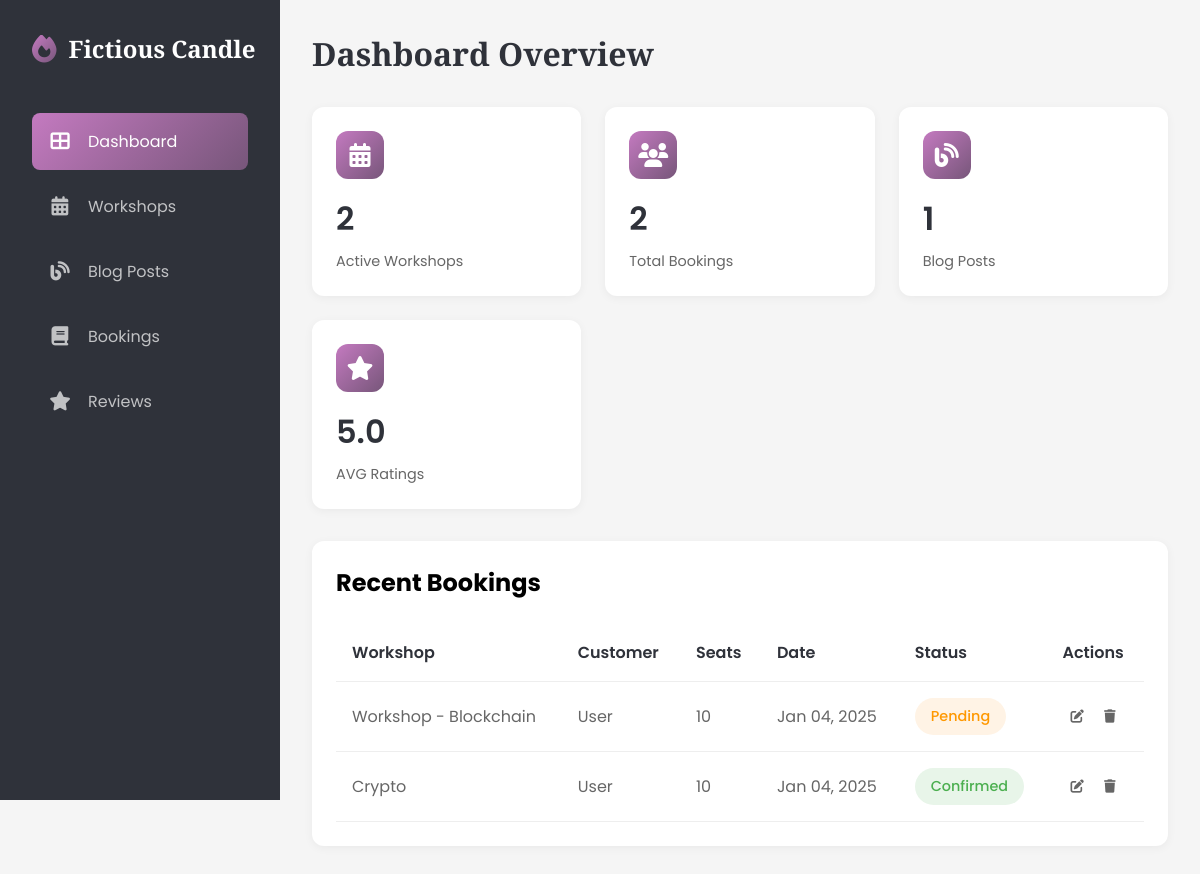
The app's page /dashboard/ (signed in), older data.
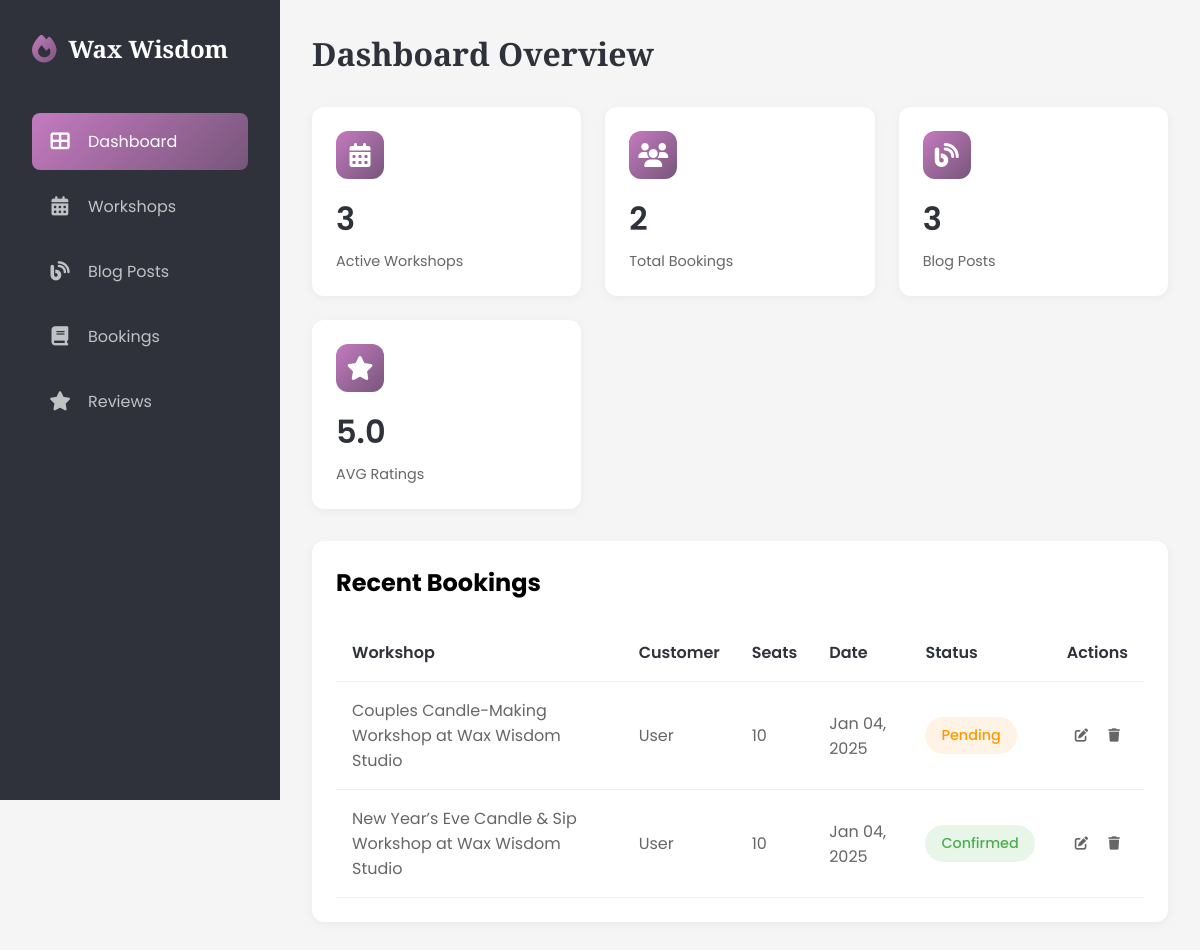
The same page, newer data.
### candle/models.py (models this page shows, shortened)
class Config(models.Model):
    site_name = models.CharField(max_length=255)
    site_title = models.CharField(max_length=255)
    site_description = models.TextField()
    about_us = HTMLField(blank=True, null=True)
    facebook_url = models.URLField(blank=True, null=True)
    instagram_url = models.URLField(blank=True, null=True)
    pinterest_url = models.URLField(blank=True, null=True)
    created_at = models.DateTimeField(auto_now_add=True)
    updated_at = models.DateTimeField(auto_now=True)
    class Meta:
        verbose_name = 'Site Configuration'
        verbose_name_plural = 'Site Configuration'
    def as_dict(self):
        return {
            'site_name': self.site_name or '',
            'site_title': self.site_title or '',
            "about_us": self.about_us or '',
            'site_description': self.site_description or '',
            'facebook_url': self.facebook_url or '',
            'instagram_url': self.instagram_url or '',
            "pinterest_url": self.pinterest_url or ""
        }

class Booking(models.Model):
    STATUS_CHOICES = [
        ('confirmed', 'Confirmed'),
        ('pending', 'Pending'),
        ('cancelled', 'Cancelled'),
    ]
    user = models.ForeignKey(User, on_delete=models.CASCADE, related_name='bookings', related_query_name='booking')
    workshop = models.ForeignKey(CandleWorkshop, on_delete=models.CASCADE, related_name='bookings', related_query_name='booking')
    booking_date = models.DateTimeField(auto_now_add=True)
    number_of_seats = models.IntegerField()
    status = models.CharField(
        max_length=10,
        choices=STATUS_CHOICES,
        default='pending'
    )
    class Meta:
        ordering = ['-booking_date']

class CandleWorkshop(models.Model):
    title = models.CharField(max_length=255)
    description = models.TextField()
    duration = models.FloatField(
        help_text='Duration of the workshop in hours (e.g., 1.5 for 1.5 hours)'
    )
    thumbnail = models.ImageField(
        upload_to='workshop_thumbnails/',
        null=True,
        blank=True,
        help_text='Featured image for the workshop',
        storage=RawMediaCloudinaryStorage()
    )
    date = models.DateField()
    time = models.TimeField()
    price = models.DecimalField(max_digits=10, decimal_places=2)
    capacity = models.IntegerField()
    class Meta:
        ordering = ("-date",)

### candle/views.py (the view)
# urls.py: path("",DashboardView.as_view(),name="dashboard")
class DashboardView(LoginRequiredMixin,TemplateView):
    template_name = "candle/dashboard/home.html"
    def get_context_data(self, **kwargs):
        context = super().get_context_data(**kwargs)
        user = self.request.user
        context["active_menu"] = "dashboard"
        if user.is_superuser:
            context['recent_bookings'] = Booking.objects.all()[:6]
            context['active_workshops'] = CandleWorkshop.objects.count()
            context['total_bookings'] = Booking.objects.count()
            context['total_blog_posts'] = Blogpost.objects.count()
            context['average_rating'] = Review.get_average_rating()
        else:
            context['recent_bookings'] = Booking.objects.filter(user=user)[:6]
            context['total_bookings'] = Booking.objects.filter(user=user).count()
            context['total_blog_posts'] = Blogpost.objects.filter(author=user).count()
            context['average_rating'] = Review.get_average_rating(user=user)
        return context

### candle/context_processors.py (called while the page is built)
def company_info(request):
    config = {
        "latest_blogs":Blogpost.objects.all()[:6],
        "latest_workshops":CandleWorkshop.objects.all()[:6]
    }
    try:
        config.update(Config.objects.first().as_dict())
    except Exception as e:
        pass
    return config

### candle/models.py (called while the page is built)
    @classmethod
    def get_average_rating(cls, user=None):
        reviews = cls.objects.all()
        if user:
            reviews = reviews.filter(user=user)
        avg_rating = reviews.aggregate(models.Avg('rating'))['rating__avg']
        return round(avg_rating, 1) if avg_rating else 0

### candle/templates/candle/dashboard/home.html (shortened to what this page needs)
{% extends 'candle/dashboard/base.html' %}
{% block content %}
<main class="main-content">
    <div class="page-header">
        <h1 class="page-title">Dashboard Overview</h1>
    </div>
    <div class="dashboard-grid">
        {% if user.is_superuser %}
        <div class="stat-card">
            <div class="stat-header">
                <div class="stat-icon">
                    <i class="fas fa-calendar-alt"></i>
                </div>
            </div>
            <div class="stat-value">{{active_workshops}}</div>
            <div class="stat-label">Active Workshops</div>
        </div>
        {% endif %}
        <div class="stat-card">
            <div class="stat-header">
                <div class="stat-icon">
                    <i class="fas fa-users"></i>
                </div>
            </div>
            <div class="stat-value">{{total_bookings}}</div>
            <div class="stat-label">{% if not user.is_superuser %}My {% endif %}Total Bookings</div>
        </div>
        <div class="stat-card">
            <div class="stat-header">
                <div class="stat-icon">
                    <i class="fas fa-blog"></i>
                </div>
            </div>
            <div class="stat-value">{{total_blog_posts}}</div>
            <div class="stat-label">{% if not user.is_superuser %}My {% endif %} Blog Posts</div>
        </div>
        <div class="stat-card">
            <div class="stat-header">
                <div class="stat-icon">
                    <i class="fas fa-star"></i>
                </div>
            </div>
            <div class="stat-value">{{average_rating}}</div>
            <div class="stat-label">AVG Ratings{% if not user.is_superuser %} I’ve Given{% endif %}</div>
        </div>
    </div>
    <div class="table-container">
        <div class="table-header">
            <h2>Recent Bookings</h2>
        </div>
        {% if not recent_bookings %}
        <div class="empty-state">
            <i class="fas fa-calendar-xmark"></i>
            <p>No Recent Bookings</p>
            <span>New bookings will appear here</span>
        </div>
        {% else %}
        <table>
            <thead>
                <tr>
                    <th>Workshop</th>
                    {% if user.is_superuser %}
                    <th>Customer</th>
                    {% endif %}
                    <th>Seats</th>
                    <th>Date</th>
                    <th>Status</th>
                    <th>Actions</th>
                </tr>
            </thead>
            <tbody>
                {% for booking in recent_bookings %}
                    <tr>
                        <td>{{booking.workshop.title}}</td>
                        {% if user.is_superuser %}
                        <td>{{booking.user.get_full_name|default:"User"}}</td>
                        {% endif %}
                        <td>{{booking.number_of_seats}}</td>
                        <td>{{booking.booking_date|date:"M d, Y"}}</td>
                        <td><span class="status status-{{booking.status}}">{{booking.get_status_display}}</span></td>
                        <td>
                            <button class="action-btn" onclick="openBookingModal({{booking.id}})"><i class="fas fa-edit"></i></button>
                            <form method="post" action="{% url 'candle:delete_bookings' booking.id %}" class="delete-form">
                                <button type="submit" class="action-btn">
                                    <i class="fas fa-trash"></i>
                                </button>
                            </form>
                        </td>
                    </tr>
                {% endfor %}
            </tbody>
        </table>
        {% endif %}
    </div>
</main>
{% endblock content %}

### candle/templates/candle/dashboard/fragments/sidebar.html (shortened to what this page needs)
<aside class="sidebar">
    <div class="logo">
        <i class="fas fa-fire"></i>
        <span>{{site_name}}</span>
    </div>
    <ul class="nav-menu">
        <li class="nav-item">
            <a href="{% url 'candle:dashboard' %}" class="nav-link {% if active_menu == 'dashboard'%} active {% endif %}">
                <i class="fas fa-th-large"></i>
                <span>Dashboard</span>
            </a>
        </li>
        {% if user.is_superuser %}
        <li class="nav-item">
            <a href="{% url 'candle:dashboard_workshops' %}" class="nav-link {% if active_menu == 'workshops'%} active {% endif %}">
                <i class="fas fa-calendar-alt"></i>
                <span>Workshops</span>
            </a>
        </li>
        <li class="nav-item">
            <a href="{% url 'candle:dashboard_blogs' %}" class="nav-link {% if active_menu == 'blogs'%} active {% endif %}">
                <i class="fas fa-blog"></i>
                <span>{% if not user.is_superuser %}My {% endif %}Blog Posts</span>
            </a>
        </li>
        {% endif %}
        <li class="nav-item">
            <a href="{% url 'candle:dashboard_bookings' %}" class="nav-link {% if active_menu == 'bookings'%} active {% endif %}">
                <i class="fas fa-book"></i>
                <span>{% if not user.is_superuser %}My {% endif %}Bookings</span>
            </a>
        </li>
        <li class="nav-item">
            <a href="{% url 'candle:dashboard_reviews' %}" class="nav-link {% if active_menu == 'reviews'%} active {% endif %}">
                <i class="fas fa-star"></i>
                <span>{% if not user.is_superuser %}My {% endif %}Reviews</span>
            </a>
        </li>
    </ul>
</aside>

Row changes from the older to the newer data that the page shows:
changed Config: site_name "Fictious Candle" → "Wax Wisdom"
changed through a linked row, Booking "Pending": workshop "Workshop - Blockchain" → "Couples Candle-Making Workshop at Wax Wisdom Studio"
changed through a linked row, Booking "Confirmed": workshop "Crypto" → "New Year’s Eve Candle & Sip Workshop at Wax Wisdom Studio"
Text that changed along with them:
{{ active_workshops }}: "2" → "3"
{{ total_blog_posts }}: "1" → "3"
